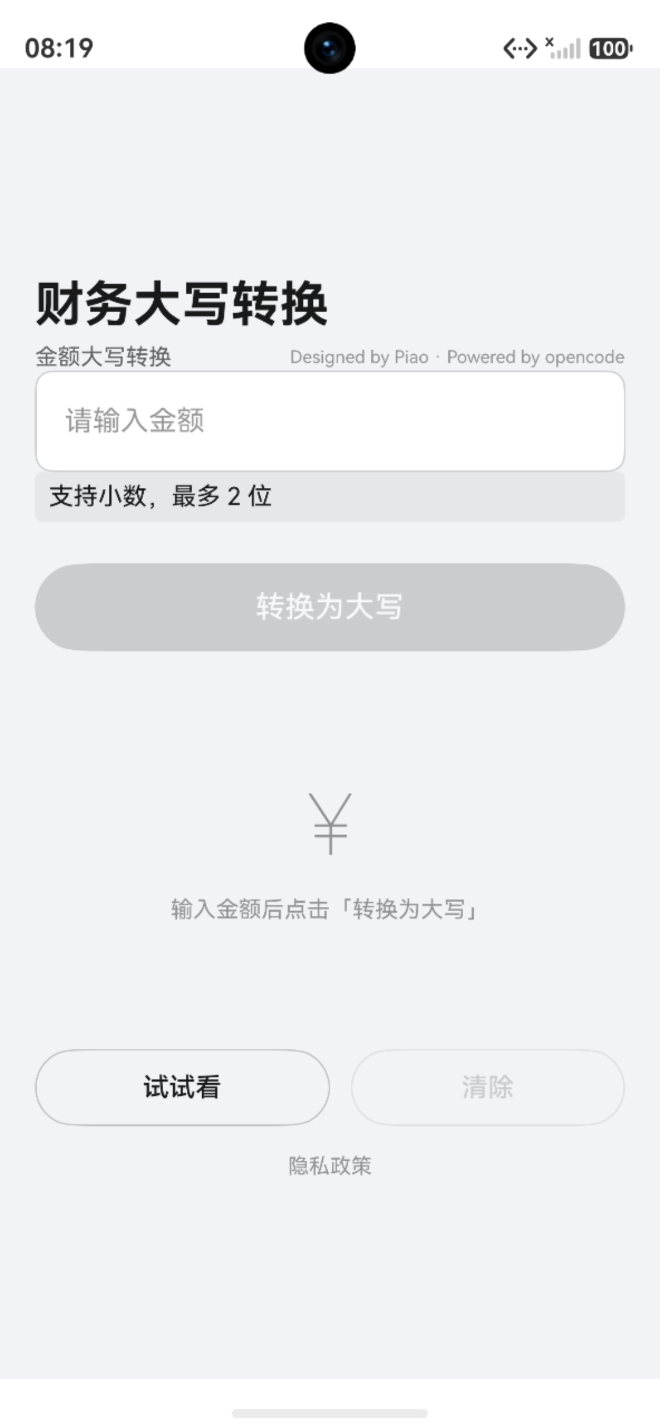
#> input picture harmony/docs/screenshots/raw/Screenshot_2026-07-03T201939.png, 1320 x 2856 px (shown at 1/2 size)
$ python fix-screenshots-for-agc.py
#> lines starting #> are read from the running program, lines starting #| are printed output that depends on the picture
#!/usr/bin/env python3
"""
fix-screenshots-for-agc.py
将 docs/screenshots/raw/ 下的截图归一化为 AGC 严格规格。

AGC 规格（来自 AGC 上传页面提示）：
- 数量：3~5 张
- 最低尺寸：1080×1920 (9:16) 或 1920×1080 (16:9)
- 格式：PNG/JPG/JPEG（≤5MB），WEBP（≤200KB）
- 输出：docs/screenshots/AGC-ready/N.jpg (手机/平板)
       docs/screenshots/AGC-ready/PC/N.jpg (PC/2in1)

处理流程：
1. 读取 raw/ 下的 PNG（按命名规则匹配）
2. RGBA → RGB 白色底
3. 等比缩放（保证覆盖目标画布）
4. 居中裁剪到目标尺寸
5. 保存为 JPG（质量 90）
6. 验证文件大小 < 5MB

用法：
  python3 fix-screenshots-for-agc.py            # 默认处理手机版
  python3 fix-screenshots-for-agc.py --device pc  # 处理 PC/2in1 版
"""

import argparse
import sys
from pathlib import Path
from PIL import Image

# ===== 路径配置 =====
SCRIPT_DIR = Path(__file__).parent
PROJECT_ROOT = SCRIPT_DIR.parent
RAW_DIR = PROJECT_ROOT / "docs" / "screenshots" / "raw"
AGC_READY_DIR = PROJECT_ROOT / "docs" / "screenshots" / "AGC-ready"

# ===== 通用配置 =====
MAX_SIZE_BYTES = 5 * 1024 * 1024  # 5MB
JPG_QUALITY = 90

# ===== 输入文件命名规则 =====
# 每种 device 一组：glob 模式 + 期望数量 + vertical_offset 列表
# vertical_offset 单位：px（缩放后的坐标）
# > 0 = 向上偏移（少裁顶部）→ 保留更多顶部
# < 0 = 向下偏移（多裁顶部）→ 保留更多底部
# 0   = 居中
DEVICES = {
    "phone": {
        "desc": "手机/平板（竖版 9:16）",
        "target_w": 1080,
        "target_h": 1920,
        "aspect": 9 / 16,
        "out_dir": AGC_READY_DIR,
        "files": [
            ("Screenshot_2026-07-03T201939.png", 0),
            ("Screenshot_2026-07-03T201957.png", 0),
            ("Screenshot_2026-07-03T202021.png", 0),
            ("Screenshot_2026-07-03T202033.png", 0),
            ("Screenshot_2026-07-03T202040.png", 0),
        ],
    },
    "pc": {
        "desc": "PC/2in1（横版 16:9）",
        "target_w": 1920,
        "target_h": 1080,
        "aspect": 16 / 9,
        "out_dir": AGC_READY_DIR / "PC",
        "files": [
            ("Screenshot_2026-07-03T202355.png", 0),
            ("Screenshot_2026-07-03T202401.png", 0),
            ("Screenshot_2026-07-03T202407.png", 0),
            ("Screenshot_2026-07-03T202417.png", 0),
            ("Screenshot_2026-07-03T202423.png", 0),
        ],
    },
}


def normalize_one(
    src_path: Path,
    dst_path: Path,
    target_w: int,
    target_h: int,
    target_aspect: float,
    vertical_offset: int = 0,
) -> tuple[int, int, int]:
    """
    把单张 PNG 归一化为 target_w × target_h JPG。
    vertical_offset > 0 向上偏移（保留更多顶部）
    vertical_offset < 0 向下偏移（保留更多底部）
    返回：(最终宽, 最终高, 文件大小字节数)
    """
#> called with target_w = 1080, target_h = 1920, target_aspect = 0.562, vertical_offset = 0
    img = Image.open(src_path)
#> img is the input picture: PIL image 1320x2856 RGBA; mean R, G, B, A 237, 238.7, 240.4, 255
    if img.mode in ("RGBA", "LA") or (img.mode == "P" and "transparency" in img.info):
        background = Image.new("RGB", img.size, (255, 255, 255))
#> background: PIL image 1320x2856 RGB; every value is 255
        background.paste(img, mask=img.split()[-1] if img.mode in ("RGBA", "LA") else None)
        img = background
    elif img.mode != "RGB":
        img = img.convert("RGB")

    src_w, src_h = img.size
#> src_w = 1320; src_h = 2856
    src_aspect = src_w / src_h
#> src_aspect = 0.462

    # 等比缩放：保证覆盖整个目标画布
    if src_aspect < target_aspect:
        # 原图偏窄长：按 target_w 缩放
        new_w = target_w
        new_h = round(src_h * (target_w / src_w))
#> new_h = 2337
    else:
        # 原图偏宽矮：按 target_h 缩放
        new_h = target_h
        new_w = round(src_w * (target_h / src_h))

    img_resized = img.resize((new_w, new_h), Image.LANCZOS)

    # 居中裁剪到 target_w × target_h
    left = (new_w - target_w) // 2
    top = (new_h - target_h) // 2 + vertical_offset
#> top = 208
    top = max(0, min(top, new_h - target_h))
    img_cropped = img_resized.crop((left, top, left + target_w, top + target_h))
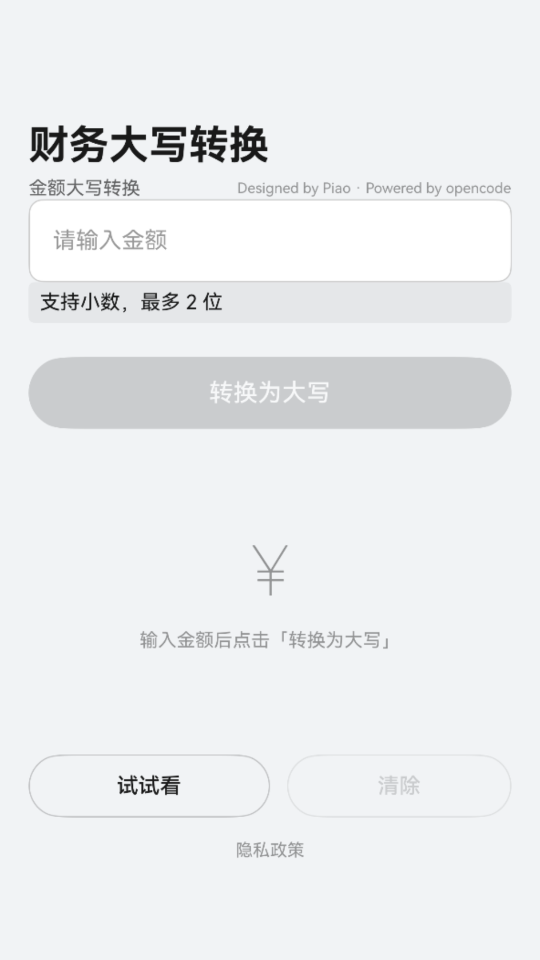
#> img_cropped: PIL image 1080x1920 RGB (shown at 1/2 size); mean R, G, B 235.8, 237.6, 239.4

    dst_path.parent.mkdir(parents=True, exist_ok=True)
    img_cropped.save(
        dst_path,
        format="JPEG",
        quality=JPG_QUALITY,
        optimize=True,
        subsampling=2,
    )

    return target_w, target_h, dst_path.stat().st_size


def process_device(device_name: str) -> int:
    cfg = DEVICES[device_name]
    target_w = cfg["target_w"]
    target_h = cfg["target_h"]
    target_aspect = cfg["aspect"]
    out_dir = cfg["out_dir"]
    aspect_label = (
        f"{target_w}:{target_h}"
        if target_w >= target_h
        else f"{target_w}:{target_h}"
    )
    aspect_str = (
        "16:9" if target_w > target_h else "9:16"
    )

    if not RAW_DIR.exists():
        print(f"❌ 源目录不存在：{RAW_DIR}")
        return 1

    out_dir.mkdir(parents=True, exist_ok=True)
    for old in out_dir.glob("*.jpg"):
        old.unlink()
    for old in out_dir.glob("*.png"):
        old.unlink()

    print(f"📱 设备：{cfg['desc']}")
    print(f"📐 目标规格：{target_w}×{target_h} ({aspect_str}) JPG, ≤{MAX_SIZE_BYTES // 1024 // 1024}MB")
    print(f"📂 源目录：{RAW_DIR}")
    print(f"📂 输出目录：{out_dir}\n")

    total = 0
    failed = []
    for idx, (src_name, vertical_offset) in enumerate(cfg["files"], start=1):
        src = RAW_DIR / src_name
        dst = out_dir / f"{idx}.jpg"

        if not src.exists():
            print(f"⚠️  缺失：{src_name}")
            failed.append(src_name)
            continue

        try:
            w, h, size = normalize_one(src, dst, target_w, target_h, target_aspect, vertical_offset)
            size_kb = size / 1024
            ok = "✅" if size <= MAX_SIZE_BYTES else "❌"
            print(f"{ok} {src_name} → {dst.name}  ({w}×{h}, {size_kb:.1f} KB, offset={vertical_offset:+d})")
            total += 1
        except Exception as e:
            print(f"❌ {src_name} 处理失败：{e}")
            failed.append(src_name)
#> pass 2 of the loop in process_device, `for idx, (src_name, vertical_offset) in enumerate(cfg["files"], start=..`:
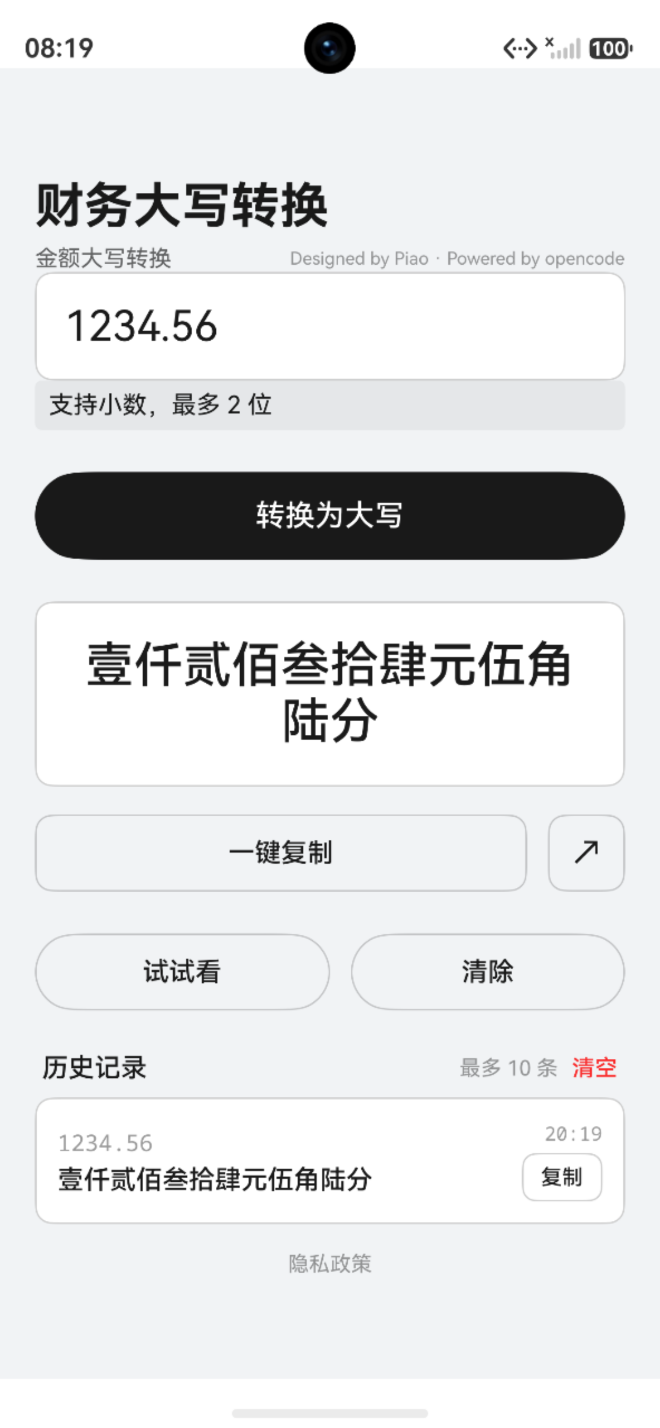
#> input picture harmony/docs/screenshots/raw/Screenshot_2026-07-03T201957.png, 1320 x 2856 px (shown at 1/2 size)
#> in normalize_one, img is the input picture: PIL image 1320x2856 RGBA; mean R, G, B, A 226.3, 227.4, 228.5, 255
#> in normalize_one (call 2), `img_cropped = img_resized.crop((left, top, left + target_w, top + targ..`:
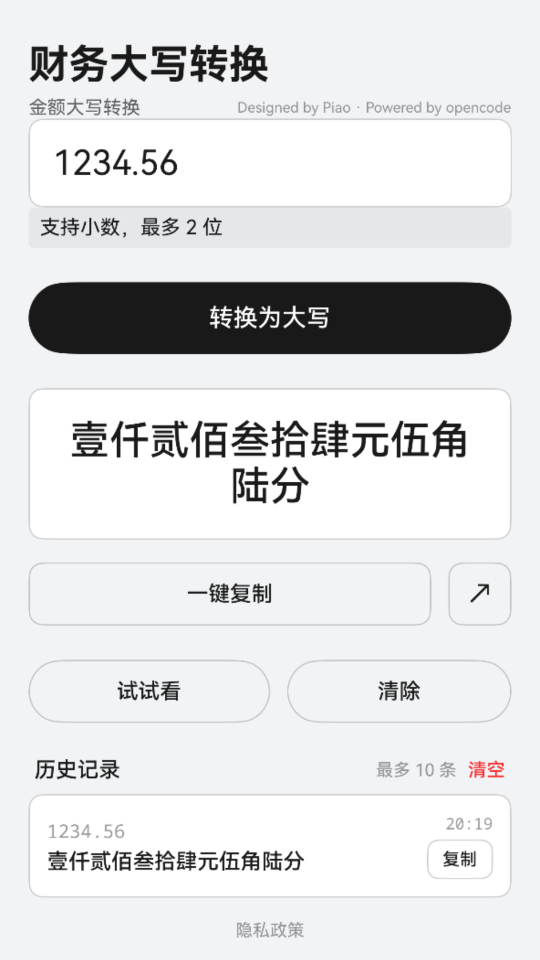
#> img_cropped: PIL image 1080x1920 RGB (shown at 1/2 size); mean R, G, B 222.7, 223.8, 225
#> pass 3 of the loop in process_device, `for idx, (src_name, vertical_offset) in enumerate(cfg["files"], start=..`:
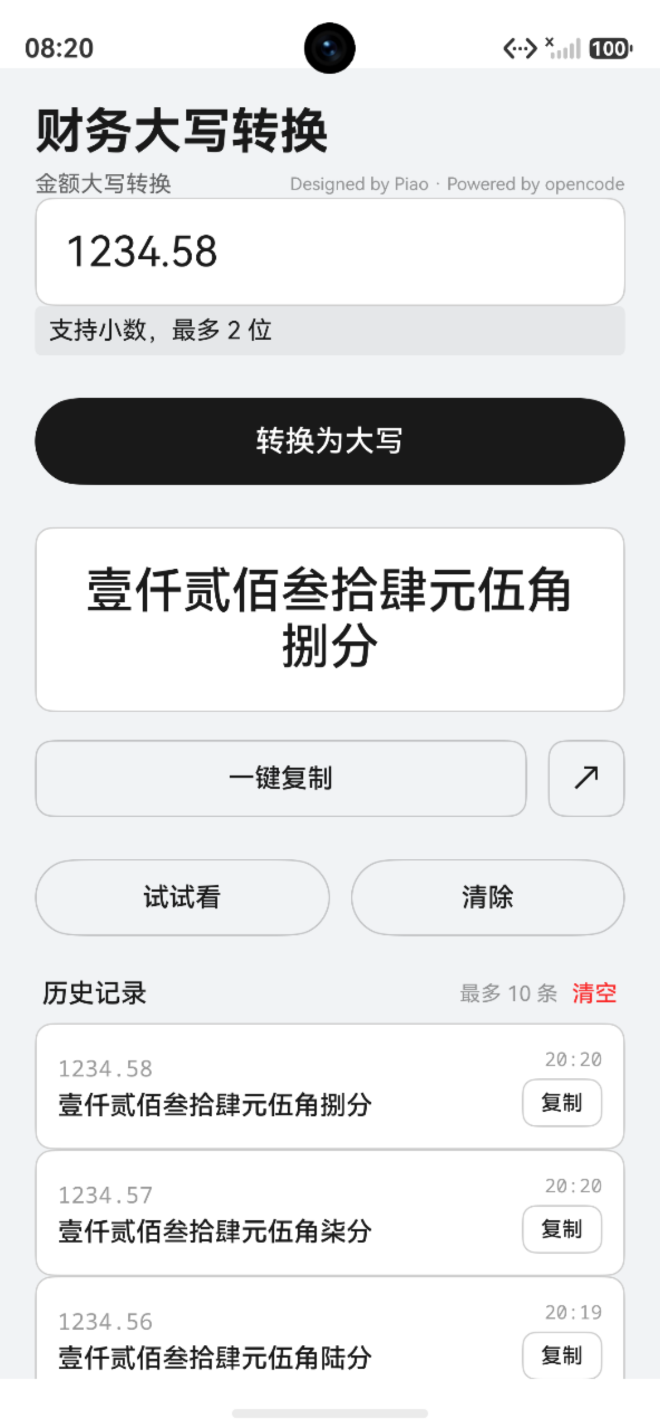
#> input picture harmony/docs/screenshots/raw/Screenshot_2026-07-03T202021.png, 1320 x 2856 px (shown at 1/2 size)
#> in normalize_one, img is the input picture: PIL image 1320x2856 RGBA; mean R, G, B, A 226.5, 227.3, 228.2, 255
#> in normalize_one (call 3), `img_cropped = img_resized.crop((left, top, left + target_w, top + targ..`:
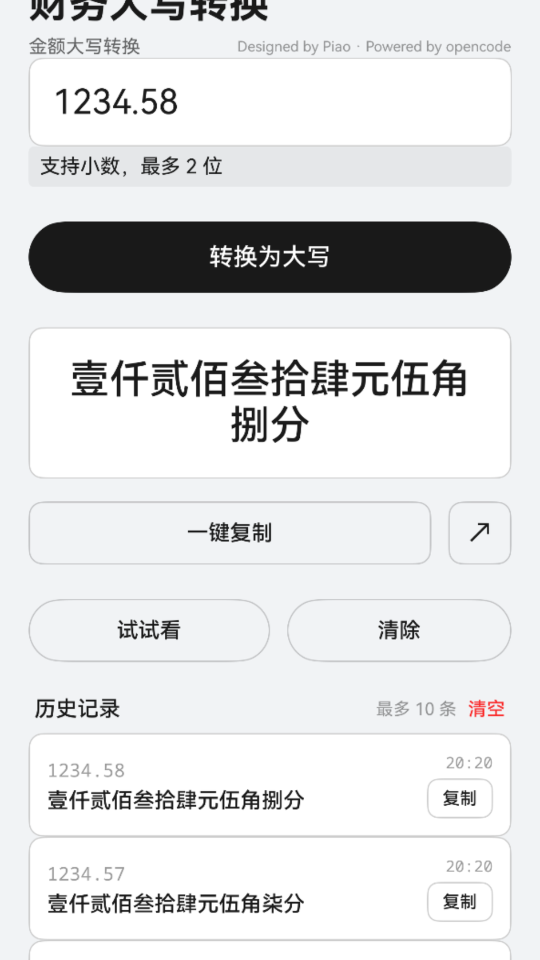
#> img_cropped: PIL image 1080x1920 RGB (shown at 1/2 size); mean R, G, B 224.1, 224.9, 225.9
#> the loop made 5 passes; the first 3 are shown

    print(f"\n共 {total}/5 张已就绪 → {out_dir}")
    if failed:
        print(f"⚠️  失败/缺失：{', '.join(failed)}")
        return 1
    if total < 3:
        print("⚠️  AGC 要求 3~5 张，不足 3 张")
        return 1

    print("🚀 可直接上传 AGC")
    return 0


def main() -> int:
    parser = argparse.ArgumentParser(
        description="AGC 截图归一化工具（手机/PC 双规格）"
    )
    parser.add_argument(
        "--device",
        choices=list(DEVICES.keys()),
        default="phone",
        help="目标设备类型：phone（手机/平板 9:16）/ pc（PC/2in1 16:9），默认 phone",
    )
    args = parser.parse_args()
    return process_device(args.device)


if __name__ == "__main__":
#> (the run stopped early here; a loop or call above may not have finished)
